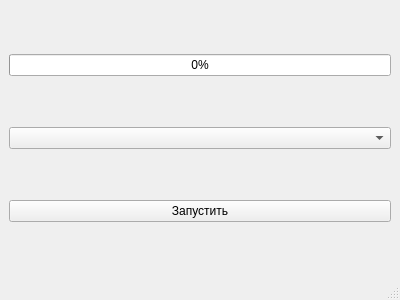
<?xml version="1.0" encoding="UTF-8"?>
<ui version="4.0">
 <class>MainWindow</class>
 <widget class="QMainWindow" name="MainWindow">
  <property name="geometry">
   <rect>
    <x>0</x>
    <y>0</y>
    <width>400</width>
    <height>300</height>
   </rect>
  </property>
  <property name="windowTitle">
   <string>Qt Logger App</string>
  </property>
  <widget class="QWidget" name="centralwidget">
   <layout class="QVBoxLayout" name="verticalLayout">
    <item>
     <widget class="QProgressBar" name="progressBar">
      <property name="value">
       <number>0</number>
      </property>
      <property name="textVisible">
       <bool>true</bool>
      </property>
     </widget>
    </item>
    <item>
     <widget class="QComboBox" name="dropdownList"/>
    </item>
    <item>
     <widget class="QPushButton" name="button">
      <property name="text">
       <string>Запустить</string>
      </property>
     </widget>
    </item>
   </layout>
  </widget>
  <widget class="QMenuBar" name="menubar">
   <property name="geometry">
    <rect>
     <x>0</x>
     <y>0</y>
     <width>400</width>
     <height>21</height>
    </rect>
   </property>
  </widget>
  <widget class="QStatusBar" name="statusbar"/>
 </widget>
 <resources/>
 <connections/>
</ui>
